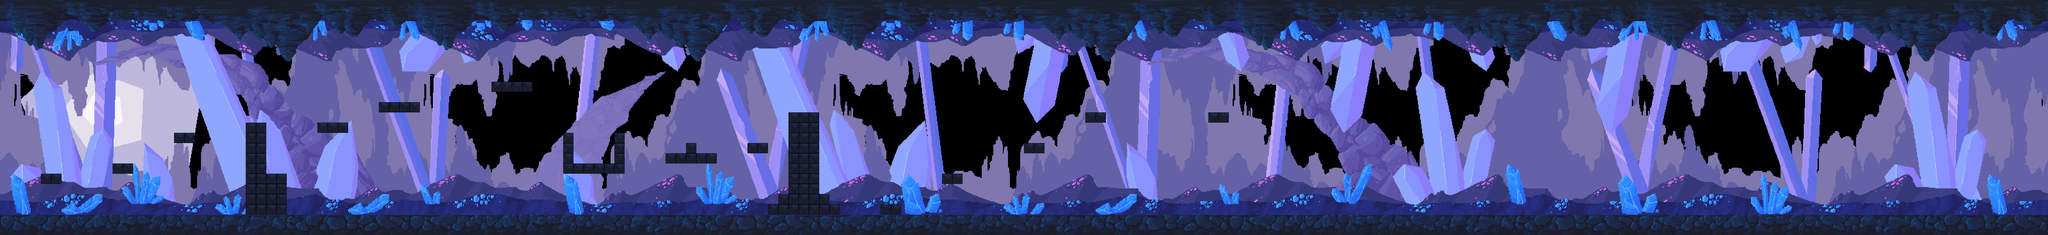

Below is a game level as drawn by its tile map, then a one-line description and the .tmx that defines it (tile-layer data replaced by summaries):
An orthogonal 200x23 tile map with 32x32 px tiles, 13 tile layers (layer_0, layer_1, layer_2, layer_3, ...), 1 hidden layer not drawn, 8 tilesets and 1 object.

<map version="1.10" tiledversion="1.10.1" orientation="orthogonal" renderorder="right-down" width="200" height="23" tilewidth="32" tileheight="32" infinite="0" nextlayerid="30" nextobjectid="2">
 <tileset firstgid="1" source="MapData.tsx" />
 <tileset firstgid="401" source="cave_belling_floor.tsx" />
 <tileset firstgid="561" source="cave_background.tsx" />
 <tileset firstgid="3321" source="celling_floor.tsx" />
 <tileset firstgid="4241" source="cave_object.tsx" />
 <tileset firstgid="5161" source="piller_stalactite.tsx" />
 <tileset firstgid="7001" source="crystal_back.tsx" />
 <tileset firstgid="9881" source="floor_celling_crystal.tsx" />
 <layer id="24" name="layer_0" width="200" height="23">
  <data>[4600 cells, 324 non-empty, 324 distinct tile ids]</data>
 </layer>
 <layer id="25" name="layer_1" width="200" height="23">
  <data>[4600 cells, 64 non-empty, 64 distinct tile ids]</data>
 </layer>
 <layer id="26" name="layer_2" width="200" height="23">
  <data>[4600 cells, 16 non-empty, 16 distinct tile ids]</data>
 </layer>
 <layer id="27" name="layer_3" width="200" height="23">
  <data>[4600 cells, 4600 non-empty, 920 distinct tile ids]</data>
 </layer>
 <layer id="28" name="layer_4" width="200" height="23">
  <data>[4600 cells, 4600 non-empty, 920 distinct tile ids]</data>
 </layer>
 <layer id="15" name="layer_5" width="200" height="23">
  <data>[4600 cells, 2208 non-empty, 920 distinct tile ids]</data>
 </layer>
 <layer id="16" name="layer_6" width="200" height="23">
  <data>[4600 cells, 1396 non-empty, 826 distinct tile ids]</data>
 </layer>
 <layer id="17" name="layer_7" width="200" height="23">
  <data>[4600 cells, 1916 non-empty, 828 distinct tile ids]</data>
 </layer>
 <layer id="18" name="layer_8" width="200" height="23">
  <data>[4600 cells, 2400 non-empty, 480 distinct tile ids]</data>
 </layer>
 <layer id="21" name="layer_9" width="200" height="23" visible="0">
  <data>[4600 cells, 98 non-empty, 31 distinct tile ids]</data>
 </layer>
 <layer id="19" name="layer_10" width="200" height="23">
  <data>[4600 cells, 1600 non-empty, 320 distinct tile ids]</data>
 </layer>
 <layer id="22" name="layer_11" width="200" height="23">
  <data>[4600 cells, 278 non-empty, 102 distinct tile ids]</data>
 </layer>
 <layer id="20" name="layer_12" width="200" height="23">
  <data>[4600 cells, 4600 non-empty, 82 distinct tile ids]</data>
 </layer>
 <layer id="23" name="layer_13" width="200" height="23">
  <data>[4600 cells, 1200 non-empty, 240 distinct tile ids]</data>
 </layer>
 <objectgroup id="12" name="layer_object_enemey">
  <object id="1" gid="104" x="228" y="641" width="32" height="32" />
 </objectgroup>
</map>
